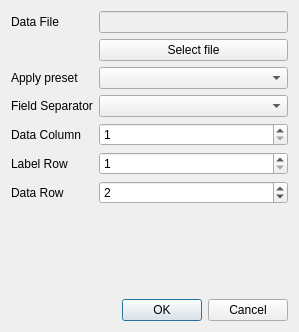
<?xml version="1.0" encoding="UTF-8"?>
<ui version="4.0">
 <class>Dialog</class>
 <widget class="QDialog" name="Dialog">
  <property name="geometry">
   <rect>
    <x>0</x>
    <y>0</y>
    <width>299</width>
    <height>332</height>
   </rect>
  </property>
  <property name="windowTitle">
   <string>Dialog</string>
  </property>
  <layout class="QGridLayout" name="gridLayout">
   <item row="5" column="2">
    <widget class="QDialogButtonBox" name="buttonBox">
     <property name="orientation">
      <enum>Qt::Horizontal</enum>
     </property>
     <property name="standardButtons">
      <set>QDialogButtonBox::Cancel|QDialogButtonBox::Ok</set>
     </property>
    </widget>
   </item>
   <item row="0" column="2" rowspan="3">
    <layout class="QHBoxLayout" name="horizontalLayout">
     <item>
      <layout class="QFormLayout" name="formLayout">
       <property name="fieldGrowthPolicy">
        <enum>QFormLayout::AllNonFixedFieldsGrow</enum>
       </property>
       <item row="5" column="0">
        <widget class="QLabel" name="label">
         <property name="text">
          <string>Field Separator</string>
         </property>
        </widget>
       </item>
       <item row="7" column="0">
        <widget class="QLabel" name="label_3">
         <property name="text">
          <string>Data Column</string>
         </property>
        </widget>
       </item>
       <item row="7" column="1">
        <widget class="QSpinBox" name="spinDataColumn">
         <property name="minimum">
          <number>1</number>
         </property>
         <property name="maximum">
          <number>9999</number>
         </property>
         <property name="value">
          <number>1</number>
         </property>
        </widget>
       </item>
       <item row="8" column="0">
        <widget class="QLabel" name="label_4">
         <property name="text">
          <string>Label Row</string>
         </property>
        </widget>
       </item>
       <item row="8" column="1">
        <widget class="QSpinBox" name="spinLabelRow">
         <property name="minimum">
          <number>1</number>
         </property>
         <property name="maximum">
          <number>9999</number>
         </property>
         <property name="value">
          <number>1</number>
         </property>
        </widget>
       </item>
       <item row="9" column="0">
        <widget class="QLabel" name="label_2">
         <property name="text">
          <string>Data Row</string>
         </property>
        </widget>
       </item>
       <item row="9" column="1">
        <widget class="QSpinBox" name="spinDataRow">
         <property name="minimum">
          <number>1</number>
         </property>
         <property name="maximum">
          <number>9999</number>
         </property>
         <property name="value">
          <number>2</number>
         </property>
        </widget>
       </item>
       <item row="2" column="1">
        <widget class="QLineEdit" name="lineDataFile">
         <property name="enabled">
          <bool>false</bool>
         </property>
        </widget>
       </item>
       <item row="2" column="0">
        <widget class="QLabel" name="label_5">
         <property name="text">
          <string>Data File</string>
         </property>
        </widget>
       </item>
       <item row="3" column="1">
        <widget class="QPushButton" name="btnDataFile">
         <property name="text">
          <string>Select file</string>
         </property>
        </widget>
       </item>
       <item row="5" column="1">
        <widget class="QComboBox" name="comboFieldSeparator"/>
       </item>
       <item row="4" column="0">
        <widget class="QLabel" name="label_6">
         <property name="text">
          <string>Apply preset</string>
         </property>
        </widget>
       </item>
       <item row="4" column="1">
        <widget class="QComboBox" name="comboPreset"/>
       </item>
      </layout>
     </item>
    </layout>
   </item>
  </layout>
 </widget>
 <tabstops>
  <tabstop>lineDataFile</tabstop>
  <tabstop>btnDataFile</tabstop>
  <tabstop>comboFieldSeparator</tabstop>
  <tabstop>spinDataColumn</tabstop>
  <tabstop>spinLabelRow</tabstop>
  <tabstop>spinDataRow</tabstop>
  <tabstop>buttonBox</tabstop>
 </tabstops>
 <resources/>
 <connections>
  <connection>
   <sender>buttonBox</sender>
   <signal>accepted()</signal>
   <receiver>Dialog</receiver>
   <slot>accept()</slot>
   <hints>
    <hint type="sourcelabel">
     <x>248</x>
     <y>254</y>
    </hint>
    <hint type="destinationlabel">
     <x>157</x>
     <y>274</y>
    </hint>
   </hints>
  </connection>
  <connection>
   <sender>buttonBox</sender>
   <signal>rejected()</signal>
   <receiver>Dialog</receiver>
   <slot>reject()</slot>
   <hints>
    <hint type="sourcelabel">
     <x>316</x>
     <y>260</y>
    </hint>
    <hint type="destinationlabel">
     <x>286</x>
     <y>274</y>
    </hint>
   </hints>
  </connection>
 </connections>
</ui>
